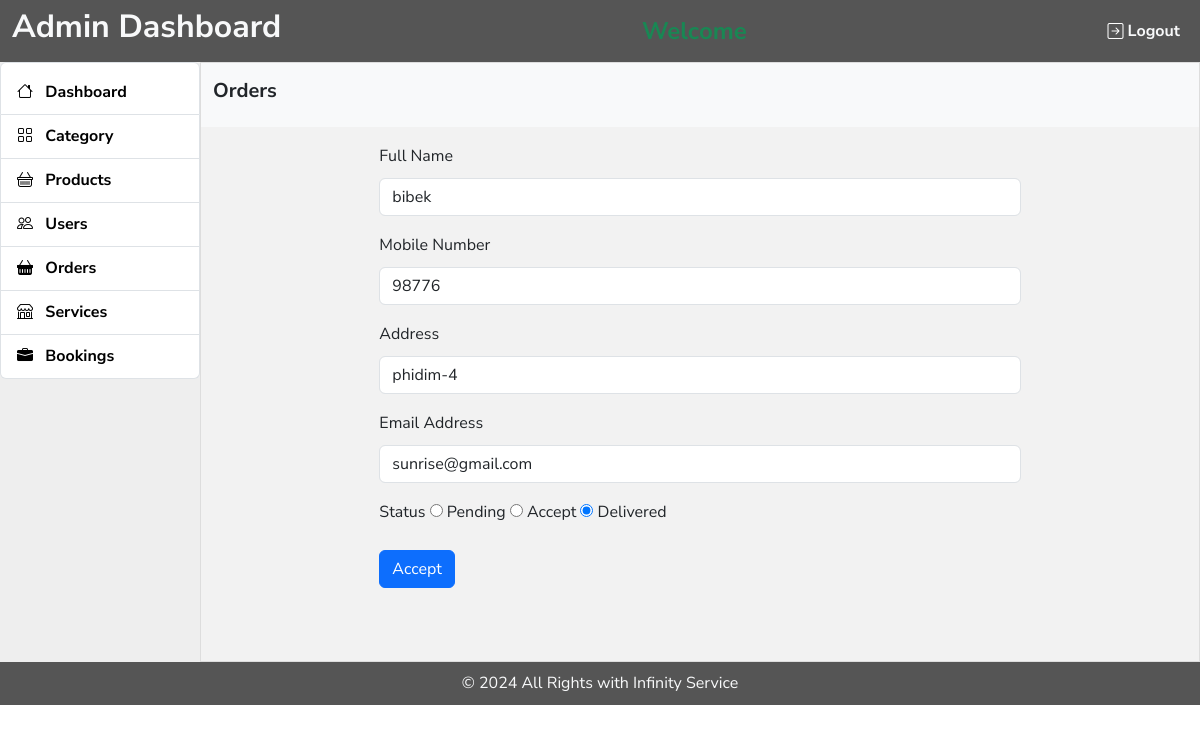
Screenshot of /order_form.php?aid=3 with the database file from the repository.
### tables this page shows
CREATE TABLE `orders` (
  `id` int(11) NOT NULL,
  `fname` varchar(20) DEFAULT NULL,
  `mobile` varchar(20) DEFAULT NULL,
  `address` varchar(20) DEFAULT NULL,
  `email` varchar(20) DEFAULT NULL,
  `user_id` int(11) DEFAULT NULL,
  `product_id` int(11) NOT NULL,
  `payment` varchar(20) DEFAULT NULL,
  `ostatus` enum('pending','accepted','delivered') DEFAULT 'pending'
);

### order_form.php (the view, shortened to what this page needs)
<?php
require 'connection.php';
$id=$_GET['aid'];
$sql = "SELECT * FROM Orders WHERE id=$id";
$orders = $conn->query($sql);
$orders=$orders->fetch_assoc();
?>
<?php include 'dashboard_top.php'; ?>
<div class="col-md-10" style="background:#f2f2f2; min-height:600px; border:1px solid #dddddd">
      <div class="row">
            <div class="col-12 py-3 bg-light">
                  <h5>Orders</h5>
            </div>
      </div>
      <div class="row pt-3">
            <div class="col-md-8 offset-md-2">
                  <form action="" method="POST" enctype="multipart/form-data">
                        <div class="form-group mb-3">
                              <label class="form-label">Full Name</label>
                              <input type="text" name="uname" value="<?php echo $orders['fname']; ?>"
                                    class="form-control" readonly>
                        </div>
                        <div class="form-group mb-3">
                              <label class="form-label">Mobile Number</label>
                              <input type="text" name="mobile" value="<?php echo $orders['mobile']; ?>"
                                    class="form-control" readonly>
                        </div>
                        <div class="form-group mb-3">
                              <label class="form-label">Address</label>
                              <input type="text" name="address" value="<?php echo $orders['address']; ?>"
                                    class="form-control" readonly>
                        </div>
                        <div class="form-group mb-3">
                              <label class="form-label">Email Address</label>
                              <input type="email" name="email" value="<?php echo $orders['email'] ;?>"
                                    class="form-control" readonly>
                        </div>
                        <div class="form-group mb-3">
                              <label class="form-label">Status</label>
                              <input type="radio" name="status" value="pending" id="pending"
                                    <?php if($orders['ostatus']=='pending') echo 'checked'; ?>>
                              <label for="pending">Pending</label>
                              <input type="radio" name="status" value="accepted" id="accepted"
                                    <?php if($orders['ostatus']=='accepted') echo 'checked'; ?>>
                              <label for="accepted">Accept</label>
                              <input type="radio" name="status" value="delivered" id="delivered"
                                    <?php if($orders['ostatus']=='delivered') echo 'checked'; ?>>
                              <label for="delivered">Delivered</label>
                        </div>
                        <div class="form-group">
                              <input type="submit" name="btnAccept" class="btn btn-primary" value="Accept" />
                        </div>
                  </form>
            </div>
      </div>
</div>
<?php include 'dashboard_bottom.php'; ?>

### css/style.css (style rules this page uses)
* { margin: 0; padding: 0; box-sizing: border-box; }
:root { --black: #000; --bg: #555555; --primary: rgb(64, 117, 212); --darkprimary: #375da1; --white: #fff; --red: #dc3545; }
body { font-family: "Nunito Sans", sans-serif !important; font-size: 16px !important; line-height: 27px !important; font-weight: 400 !important; }
h1, h2, h3, h4, h5, h6 { font-weight: 700 !important; }

### rows the page displays
orders: uname "bibek", mobile "98776", address "phidim-4", email "sunrise@gmail.com", ostatus "☐ Pending", ostatus "☐ Accept", ostatus "☑ Delivered"
